Frame 1 (no input): blank canvas, image omitted
Frame 60 (the mouse pressed at the canvas centre just before this capture): blank canvas, image omitted
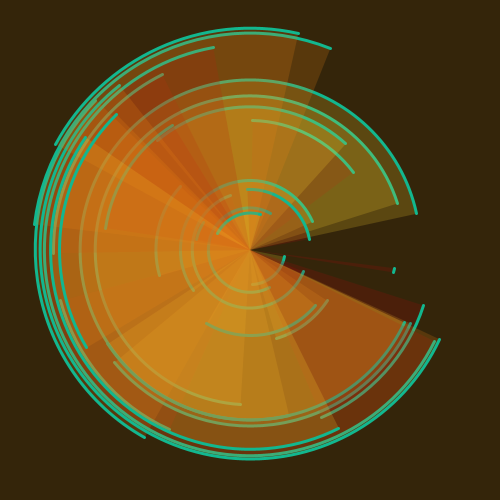
Frame 120 (the mouse held since frame 60 and released just before this capture)

The Processing sketch whose frames 1 and 60 were blank and that drew this single picture after the mouse press (run headless with seeded random() and noise(); from frame 60 on, the mouse is pressed at the canvas centre):

// Processing sketch: processing_38407
// ── processing_38407.pde

//set up background 
void setup() {
  size (500, 500);
  background (52, 37, 10);
  smooth();
}
//establish variables that dictate size, shape, and color of arcs
float count = 25;
float arcSize;
float start;
float stop;

//draw random arcs based on placement of mouse and clicking of mouse
void draw() {
  if (mousePressed == true) {

    if (count > 0) {
      arcSize = random (50, 450); //random between 10 and 50
      start = random (0, TWO_PI);
      stop = random (0, TWO_PI);
      randomColor();
      strokeWeight (3);
      stroke (18, 183, 143);
      arc (mouseX, mouseY, arcSize, arcSize, start, stop);
    }
  }
}

//makes fill a random color from a choice of three
void randomColor() {

  int randomNum = floor(random(1, 4));

  if (randomNum == 1) {
    fill(250, 210, 48, 50);
  }; 
  if (randomNum == 2) {
    fill(170, 3, 9, 50);
  }; 
  if (randomNum == 3) {
    fill(234, 132, 21, 50);
  };
}
